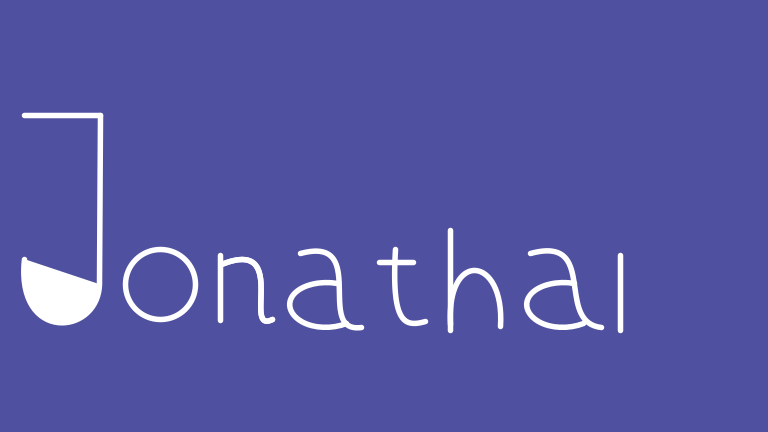
Frame 1 (no input)
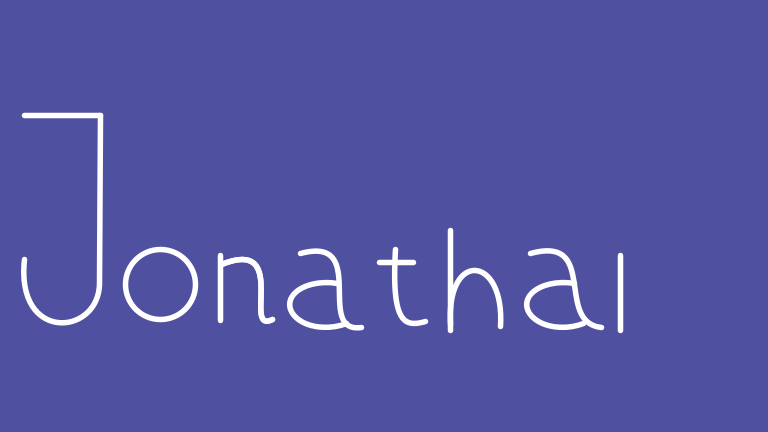
Frame 60 (the mouse pressed at the canvas centre just before this capture)
Frame 120 (the mouse held since frame 60 and released just before this capture): identical to frame 60, image omitted

The Processing sketch that drew these frames (run headless with seeded random() and noise(); from frame 60 on, the mouse is pressed at the canvas centre):

// Processing sketch: f_rstaProcess
// ── f_rstaProcess.pde
void setup()
{
  size(768 , 432);
  
}
int bottomLine = 284;
void draw()
{
  background(80, 80, 160);
  stroke(255);
  strokeWeight(5.5);
  //J
  line(100, 115, 99, 283);
  line(24, 115, 100, 115);
  curve(154, -215, 24, 259, 99, bottomLine, 34, -51);
  noFill();
  
  //o
  ellipse(160, bottomLine, 70, 70);
  
  //n
  line(220, 320, 220, 255);
  curve(407, 171, 272, 319, 221, 264, -140, 486);
  
  //a
  curve(585, 214, 361, 327, 300, 253, -56, 440);
  arc(327, 305, 74, 45, 1, 5, 5);
  
  //t
  curve(451, -124, 395, 249, 425, 321, 522, 213);
  line(413, 262, 379, 262);
  
  //h
  line(450, 330, 450, 230);
  curve(423, 754, 500, 326, 450, 324, 526, 776);
  
  //a
   curve(815, 284, 601, 327, 530, 253, 189, 440);
  arc(564, 305, 74, 45, 1, 5, 5);
  
  //n
  line(620, 330, 620, 255);
  curve(407, 171, 272, 319, 221, 264, -140, 486);
  
  //hoppas jag
  
}
